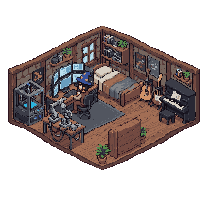
#> input picture assets/room-source.png, 208 x 198 px, found by its file name
$ python animate_room.py
#> lines starting #> are read from the running program, lines starting #| are printed output that depends on the picture; after the words box and inside, x2 and y2 are one past the last pixel; in counts of white or black regions, pixels touching at a corner belong together
"""Idle animation for Aarvin's pixel-art room. Seamless 24-frame loop."""
import math
from PIL import Image

SRC = 'assets/room-source.png'  # run from repo root: python tools/animate_room.py
OUT_GIF = 'assets/aarvin-room.gif'
N = 24          # frames
DUR = 110       # ms per frame (~9fps)
SCALE = 3       # output upscale (nearest)

base = Image.open(SRC).convert('RGBA')
#> base is the input picture: PIL image 208x198 RGBA; mean R, G, B, A 45.1, 36, 35, 119.1
W, H = base.size
#> W = 208; H = 198
bpx = base.load()

SCREEN_BLUES = {(105,157,189),(186,223,238),(154,195,214)}
WINDOW_BLUES = {(186,223,238),(154,195,214)}
GREEN = (85,139,74)
CYAN = (43,178,220)
SILVER = {(162,167,173),(131,132,135)}
HAT = (56,81,153)

def clamp(v): return max(0, min(255, int(v)))

def mask_pixels(x0,y0,x1,y1, pred):
#> called with x0 = 50, y0 = 64, x1 = 86, y1 = 94
    pts = []
    for y in range(y0,y1):
        for x in range(x0,x1):
            r,g,b,a = bpx[x,y]
            if a>0 and pred(r,g,b):
                pts.append((x,y,(r,g,b,a)))
#> after the loop, pts = 334 items
    return pts

def bg_fill_color(x, y, mask_set):
    """Nearest non-masked opaque neighbor, searching down then up then sides."""
    for dx,dy in [(0,1),(0,2),(0,-1),(0,-2),(1,0),(-1,0),(0,3),(1,1),(-1,1)]:
        nx,ny = x+dx, y+dy
        if 0<=nx<W and 0<=ny<H and (nx,ny) not in mask_set:
            r,g,b,a = bpx[nx,ny]
            if a>0: return (r,g,b,a)
    return bpx[x,y]

# --- Region masks ---
screens = mask_pixels(50,64,86,94, lambda r,g,b:(r,g,b) in SCREEN_BLUES)
#> screens = 334 items
window  = mask_pixels(80,44,96,60, lambda r,g,b:(r,g,b) in WINDOW_BLUES)
#> window = 72 items
printer = mask_pixels(20,95,42,115, lambda r,g,b:(r,g,b)==CYAN)
#> printer = 32 items
arm     = mask_pixels(52,97,73,118, lambda r,g,b:(r,g,b) in SILVER)
#> arm = 98 items
hat     = mask_pixels(72,72,91,89, lambda r,g,b:(r,g,b)==HAT)
#> hat = 79 items

plants = []
for (x0,y0,x1,y1,phase) in [(61,46,72,57,0.0),(117,39,127,50,0.35),(175,69,188,81,0.6),(95,144,111,161,0.15),(139,126,149,140,0.8)]:
    pts = mask_pixels(x0,y0,x1,y1, lambda r,g,b:(r,g,b)==GREEN)
    if pts:
        ys = [p[1] for p in pts]
        cutoff = min(ys) + int((max(ys)-min(ys))*0.65)  # top 65% sways
        sway = [p for p in pts if p[1] <= cutoff]
        plants.append((sway, phase))

# Precompute background fills for pixels that MOVE (plants, arm, hat)
def make_bg(pts):
    s = {(x,y) for x,y,_ in pts}
    return {(x,y): bg_fill_color(x,y,s) for x,y,_ in pts}
#> the loop in bg_fill_color, `for dx,dy in [(0,1),(0,2),(0,-1),(0,-2),(1,0),(-1,0),(0,3),(1,1),(-1,1..` made 1 pass
#> (r, g, b, a) on pass 1: (59, 60, 71, 255)
#> the loop in bg_fill_color, `for dx,dy in [(0,1),(0,2),(0,-1),(0,-2),(1,0),(-1,0),(0,3),(1,1),(-1,1..` made 2 passes
#> (dx, dy, nx, ny, r, g, b, a) on pass 2: (0, 2, 67, 50, 59, 60, 71, 255)
#> (dx, dy, nx, ny) on pass 1: (0, 1, 67, 49)
#> the loop in bg_fill_color, `for dx,dy in [(0,1),(0,2),(0,-1),(0,-2),(1,0),(-1,0),(0,3),(1,1),(-1,1..` made 2 passes
#> (dx, dy, nx, ny, r, g, b, a) on pass 2: (0, 2, 69, 50, 59, 60, 71, 255)
#> (dx, dy, nx, ny) on pass 1: (0, 1, 69, 49)
#> the loop in bg_fill_color, `for dx,dy in [(0,1),(0,2),(0,-1),(0,-2),(1,0),(-1,0),(0,3),(1,1),(-1,1..` made 1 pass
#> (dx, dy, nx, ny, r, g, b, a) on pass 1: (0, 1, 63, 50, 25, 22, 33, 255)
#> the loop in bg_fill_color, `for dx,dy in [(0,1),(0,2),(0,-1),(0,-2),(1,0),(-1,0),(0,3),(1,1),(-1,1..` made 2 passes
#> (dx, dy, nx, ny, r, g, b, a) on pass 2: (0, 2, 64, 51, 59, 60, 71, 255)
#> (dx, dy, nx, ny) on pass 1: (0, 1, 64, 50)
#> the loop in bg_fill_color, `for dx,dy in [(0,1),(0,2),(0,-1),(0,-2),(1,0),(-1,0),(0,3),(1,1),(-1,1..` made 1 pass
#> (dx, dy, nx, ny, r, g, b, a) on pass 1: (0, 1, 67, 50, 59, 60, 71, 255)
#> the loop in bg_fill_color, `for dx,dy in [(0,1),(0,2),(0,-1),(0,-2),(1,0),(-1,0),(0,3),(1,1),(-1,1..` made 1 pass
#> (dx, dy, nx, ny, r, g, b, a) on pass 1: (0, 1, 68, 50, 82, 86, 96, 255)
#> the loop in bg_fill_color, `for dx,dy in [(0,1),(0,2),(0,-1),(0,-2),(1,0),(-1,0),(0,3),(1,1),(-1,1..` made 1 pass
#> (dx, dy, nx, ny, r, g, b, a) on pass 1: (0, 1, 69, 50, 59, 60, 71, 255)
#> the loop in bg_fill_color, `for dx,dy in [(0,1),(0,2),(0,-1),(0,-2),(1,0),(-1,0),(0,3),(1,1),(-1,1..` made 1 pass
#> (dx, dy, nx, ny, r, g, b, a) on pass 1: (0, 1, 64, 51, 59, 60, 71, 255)
#> the loop in bg_fill_color, `for dx,dy in [(0,1),(0,2),(0,-1),(0,-2),(1,0),(-1,0),(0,3),(1,1),(-1,1..` made 1 pass
#> (dx, dy, nx, ny, r, g, b, a) on pass 1: (0, 1, 65, 51, 59, 60, 71, 255)
#> the loop in bg_fill_color, `for dx,dy in [(0,1),(0,2),(0,-1),(0,-2),(1,0),(-1,0),(0,3),(1,1),(-1,1..` made 1 pass
#> (dx, dy, nx, ny, r, g, b, a) on pass 1: (0, 1, 67, 52, 59, 60, 71, 255)
#> the loop in bg_fill_color, `for dx,dy in [(0,1),(0,2),(0,-1),(0,-2),(1,0),(-1,0),(0,3),(1,1),(-1,1..` made 1 pass
#> (dx, dy, nx, ny, r, g, b, a) on pass 1: (0, 1, 68, 52, 82, 86, 96, 255)
#> the loop in bg_fill_color, `for dx,dy in [(0,1),(0,2),(0,-1),(0,-2),(1,0),(-1,0),(0,3),(1,1),(-1,1..` made 1 pass
#> (dx, dy, nx, ny, r, g, b, a) on pass 1: (0, 1, 69, 52, 85, 139, 74, 255)
#> the loop in bg_fill_color, `for dx,dy in [(0,1),(0,2),(0,-1),(0,-2),(1,0),(-1,0),(0,3),(1,1),(-1,1..` made 1 pass
#> (dx, dy, nx, ny, r, g, b, a) on pass 1: (0, 1, 70, 52, 85, 139, 74, 255)
#> the loop in bg_fill_color, `for dx,dy in [(0,1),(0,2),(0,-1),(0,-2),(1,0),(-1,0),(0,3),(1,1),(-1,1..` made 1 pass
#> (dx, dy, nx, ny, r, g, b, a) on pass 1: (0, 1, 71, 52, 117, 101, 93, 255)

plant_bgs = [make_bg(p[0]) for p in plants]
#> the loop in bg_fill_color (call 2), `for dx,dy in [(0,1),(0,2),(0,-1),(0,-2),(1,0),(-1,0),(0,3),(1,1),(-1,1..` made 3 passes
#> (r, g, b, a) on pass 3: (16, 9, 18, 255)
#> the loop in bg_fill_color (call 2), `for dx,dy in [(0,1),(0,2),(0,-1),(0,-2),(1,0),(-1,0),(0,3),(1,1),(-1,1..` made 3 passes
#> (dy, ny, r, g, b, a) on pass 3: (-1, 39, 16, 9, 18, 255)
#> (dy, ny) on passes 1 to 2: (1, 41), (2, 42)
#> the loop in bg_fill_color (call 2), `for dx,dy in [(0,1),(0,2),(0,-1),(0,-2),(1,0),(-1,0),(0,3),(1,1),(-1,1..` made 4 passes
#> (dy, ny, r, g, b, a) on pass 4: (-2, 39, 16, 9, 18, 255)
#> (dy, ny) on passes 1 to 3: (1, 42), (2, 43), (-1, 40)
#> the loop in bg_fill_color (call 2), `for dx,dy in [(0,1),(0,2),(0,-1),(0,-2),(1,0),(-1,0),(0,3),(1,1),(-1,1..` made 1 pass
#> (dx, dy, nx, ny, r, g, b, a) on pass 1: (0, 1, 122, 42, 59, 60, 71, 255)
#> the loop in bg_fill_color (call 2), `for dx,dy in [(0,1),(0,2),(0,-1),(0,-2),(1,0),(-1,0),(0,3),(1,1),(-1,1..` made 3 passes
#> (dy, ny, r, g, b, a) on pass 3: (-1, 40, 16, 9, 18, 255)
#> the loop in bg_fill_color (call 2), `for dx,dy in [(0,1),(0,2),(0,-1),(0,-2),(1,0),(-1,0),(0,3),(1,1),(-1,1..` made 1 pass
#> (dx, dy, nx, ny, r, g, b, a) on pass 1: (0, 1, 125, 42, 16, 9, 18, 255)
#> the loop in bg_fill_color (call 2), `for dx,dy in [(0,1),(0,2),(0,-1),(0,-2),(1,0),(-1,0),(0,3),(1,1),(-1,1..` made 1 pass
#> (dx, dy, nx, ny, r, g, b, a) on pass 1: (0, 1, 118, 43, 16, 9, 18, 255)
#> the loop in bg_fill_color (call 2), `for dx,dy in [(0,1),(0,2),(0,-1),(0,-2),(1,0),(-1,0),(0,3),(1,1),(-1,1..` made 1 pass
#> (dx, dy, nx, ny, r, g, b, a) on pass 1: (0, 1, 119, 43, 40, 40, 52, 255)
#> the loop in bg_fill_color (call 2), `for dx,dy in [(0,1),(0,2),(0,-1),(0,-2),(1,0),(-1,0),(0,3),(1,1),(-1,1..` made 7 passes
#> (dx, dy, nx, ny, r, g, b, a) on pass 7: (0, 3, 120, 45, 25, 22, 33, 255)
#> (dx, dy, nx, ny) on passes 1 to 6: (0, 1, 120, 43), (0, 2, 120, 44), (0, -1, 120, 41), (0, -2, 120, 40), (1, 0, 121, 42), (-1, 0, 119, 42)
#> the loop in bg_fill_color (call 2), `for dx,dy in [(0,1),(0,2),(0,-1),(0,-2),(1,0),(-1,0),(0,3),(1,1),(-1,1..` made 2 passes
#> (dx, dy, nx, ny, r, g, b, a) on pass 2: (0, 2, 121, 44, 59, 60, 71, 255)
#> (dx, dy, nx, ny) on pass 1: (0, 1, 121, 43)
#> the loop in bg_fill_color (call 2), `for dx,dy in [(0,1),(0,2),(0,-1),(0,-2),(1,0),(-1,0),(0,3),(1,1),(-1,1..` made 2 passes
#> (dx, dy, nx, ny, r, g, b, a) on pass 2: (0, 2, 123, 44, 59, 60, 71, 255)
#> (dx, dy, nx, ny) on pass 1: (0, 1, 123, 43)
#> the loop in bg_fill_color (call 2), `for dx,dy in [(0,1),(0,2),(0,-1),(0,-2),(1,0),(-1,0),(0,3),(1,1),(-1,1..` made 4 passes
#> (dy, ny, r, g, b, a) on pass 4: (-2, 40, 16, 9, 18, 255)
#> (dy, ny) on passes 1 to 3: (1, 43), (2, 44), (-1, 41)
#> the loop in bg_fill_color (call 2), `for dx,dy in [(0,1),(0,2),(0,-1),(0,-2),(1,0),(-1,0),(0,3),(1,1),(-1,1..` made 2 passes
#> (dx, dy, nx, ny, r, g, b, a) on pass 2: (0, 2, 120, 45, 25, 22, 33, 255)
#> (dx, dy, nx, ny) on pass 1: (0, 1, 120, 44)
#> the loop in bg_fill_color (call 2), `for dx,dy in [(0,1),(0,2),(0,-1),(0,-2),(1,0),(-1,0),(0,3),(1,1),(-1,1..` made 1 pass
#> (dx, dy, nx, ny, r, g, b, a) on pass 1: (0, 1, 121, 44, 59, 60, 71, 255)
#> the loop in bg_fill_color (call 2), `for dx,dy in [(0,1),(0,2),(0,-1),(0,-2),(1,0),(-1,0),(0,3),(1,1),(-1,1..` made 1 pass
#> (dx, dy, nx, ny, r, g, b, a) on pass 1: (0, 1, 123, 44, 59, 60, 71, 255)
#> the loop in bg_fill_color (call 2), `for dx,dy in [(0,1),(0,2),(0,-1),(0,-2),(1,0),(-1,0),(0,3),(1,1),(-1,1..` made 2 passes
#> (dx, dy, nx, ny, r, g, b, a) on pass 2: (0, 2, 124, 45, 85, 139, 74, 255)
#> (dx, dy, nx, ny) on pass 1: (0, 1, 124, 44)
#> the loop in bg_fill_color (call 2), `for dx,dy in [(0,1),(0,2),(0,-1),(0,-2),(1,0),(-1,0),(0,3),(1,1),(-1,1..` made 1 pass
#> (dx, dy, nx, ny, r, g, b, a) on pass 1: (0, 1, 125, 44, 16, 9, 18, 255)
#> the loop in bg_fill_color (call 2), `for dx,dy in [(0,1),(0,2),(0,-1),(0,-2),(1,0),(-1,0),(0,3),(1,1),(-1,1..` made 2 passes
#> (dx, dy, nx, ny, r, g, b, a) on pass 2: (0, 2, 126, 45, 16, 9, 18, 255)
#> (dx, dy, nx, ny) on pass 1: (0, 1, 126, 44)
#> the loop in bg_fill_color (call 2), `for dx,dy in [(0,1),(0,2),(0,-1),(0,-2),(1,0),(-1,0),(0,3),(1,1),(-1,1..` made 1 pass
#> (dx, dy, nx, ny, r, g, b, a) on pass 1: (0, 1, 119, 45, 85, 139, 74, 255)
#> the loop in bg_fill_color (call 2), `for dx,dy in [(0,1),(0,2),(0,-1),(0,-2),(1,0),(-1,0),(0,3),(1,1),(-1,1..` made 1 pass
#> (dx, dy, nx, ny, r, g, b, a) on pass 1: (0, 1, 120, 45, 25, 22, 33, 255)
#> the loop in bg_fill_color (call 2), `for dx,dy in [(0,1),(0,2),(0,-1),(0,-2),(1,0),(-1,0),(0,3),(1,1),(-1,1..` made 1 pass
#> (dx, dy, nx, ny, r, g, b, a) on pass 1: (0, 1, 124, 45, 85, 139, 74, 255)
#> the loop in bg_fill_color (call 2), `for dx,dy in [(0,1),(0,2),(0,-1),(0,-2),(1,0),(-1,0),(0,3),(1,1),(-1,1..` made 1 pass
#> (dx, dy, nx, ny, r, g, b, a) on pass 1: (0, 1, 126, 45, 16, 9, 18, 255)
#> plant_bgs = 5 items
arm_bg = make_bg(arm)
#> arm_bg = 98 items
hat_bg = make_bg(hat)
#> hat_bg = 79 items

frames = []
for f in range(N):
    t = f / N
    im = base.copy()
    px = im.load()

    # 1. Monitor flicker: gentle global sine + moving scanline + pixel shimmer
    glow = 1.0 + 0.06*math.sin(2*math.pi*(t*2))          # two pulses per loop
    ys_scr = [p[1] for p in screens]
    y_min, y_max = min(ys_scr), max(ys_scr)
    scan_y = y_min + int((y_max-y_min+1) * t) % (y_max-y_min+1)
    for x,y,(r,g,b,a) in screens:
        k = glow
        if y == scan_y or y == scan_y+1: k += 0.18       # scanline band
        if (x*7 + y*13 + f*5) % 29 == 0: k -= 0.22       # sparse dark pixel flicker (code changing)
        px[x,y] = (clamp(r*k), clamp(g*k), clamp(b*k), a)

    # 2. Window shimmer: one slow period
    wk = 1.0 + 0.09*math.sin(2*math.pi*t)
    for x,y,(r,g,b,a) in window:
        px[x,y] = (clamp(r*wk), clamp(g*wk), clamp(b*wk), a)

    # 3. Printer glow pulse: like layers being fused
    pk = 1.0 + 0.16*math.sin(2*math.pi*(t*3))            # three pulses
    for x,y,(r,g,b,a) in printer:
        px[x,y] = (clamp(r*pk), clamp(g*pk), clamp(b*pk), a)

    # 4. Plants sway: 1px horizontal, per-plant phase
    for (sway, phase), bg in zip(plants, plant_bgs):
        off = round(math.sin(2*math.pi*(t + phase)))
        if off != 0:
            for (x,y), c in bg.items(): px[x,y] = c
            for x,y,c in sway:
                nx = x + off
                if 0 <= nx < W: px[nx,y] = c

    # 5. Robot arm: slow 1px dip mid-loop (working motion)
    arm_off = 1 if 8 <= f <= 15 else 0
    if arm_off:
        for (x,y), c in arm_bg.items(): px[x,y] = c
        for x,y,c in arm:
            ny = y + arm_off
            if ny < H: px[x,ny] = c

    # 6. Wizard hat: breathing bob, 1px down second half of loop
    hat_off = 1 if 12 <= f <= 23 else 0
    if hat_off:
        for (x,y), c in hat_bg.items(): px[x,y] = c
        for x,y,c in hat:
            ny = y + hat_off
            if ny < H: px[x,ny] = c

    big = im.resize((W*SCALE, H*SCALE), Image.NEAREST)
    frames.append(big)
#> this loop made 24 passes
#> scan_y on passes 1 to 12: 64, 65, 66, 67, 69, 70, 71, 72, 74, 75, 76, 77
#> pass 1, `big = im.resize((W*SCALE, H*SCALE), Image.NEAREST)`:
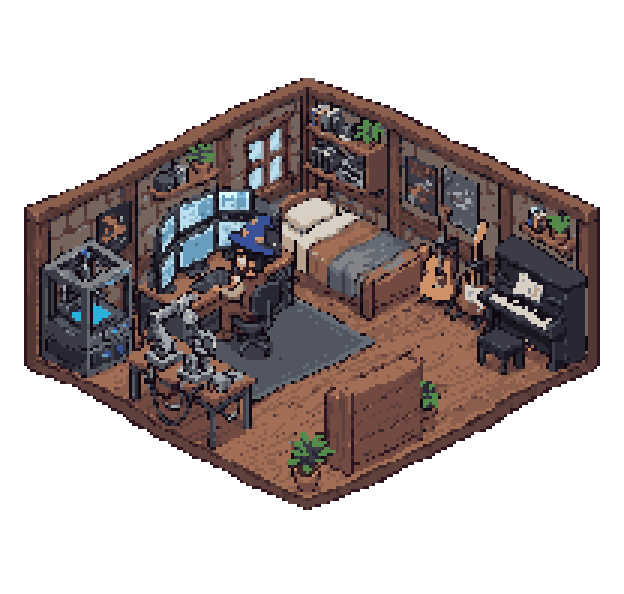
#> big: PIL image 624x594 RGBA; mean R, G, B, A 45.1, 36.1, 35, 119.1; transparent parts drawn white
#> after the loop, frames = 24 items

# --- Export GIF with transparency ---
out = []
for fr in frames:
    alpha = fr.getchannel('A')
    p = fr.convert('RGB').convert('P', palette=Image.ADAPTIVE, colors=255)
    mask = Image.eval(alpha, lambda a: 255 if a <= 128 else 0)
    p.paste(255, mask)
    out.append(p)
#> this loop made 24 passes
#> pass 1, `alpha = fr.getchannel('A')`:
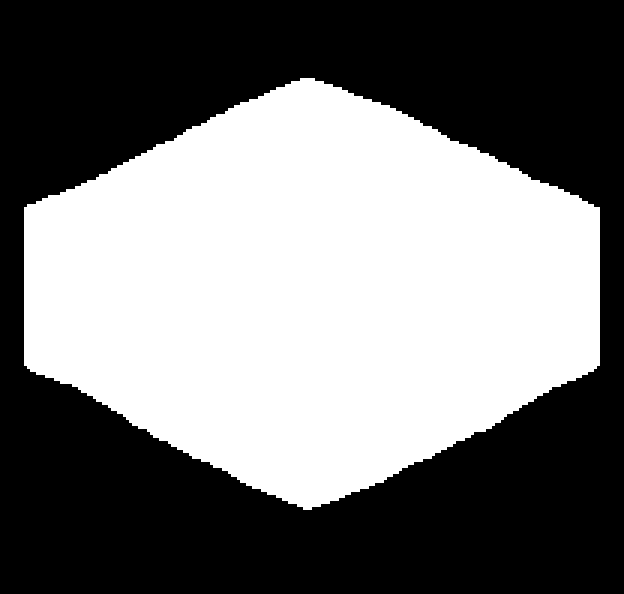
#> alpha: PIL image 624x594 L; 46.7% white; 1 white region, box (x1, y1, x2, y2) and area: (24, 78, 600, 510) 173115
#> pass 1, `p = fr.convert('RGB').convert('P', palette=Image.ADAPTIVE, colors=255)`:
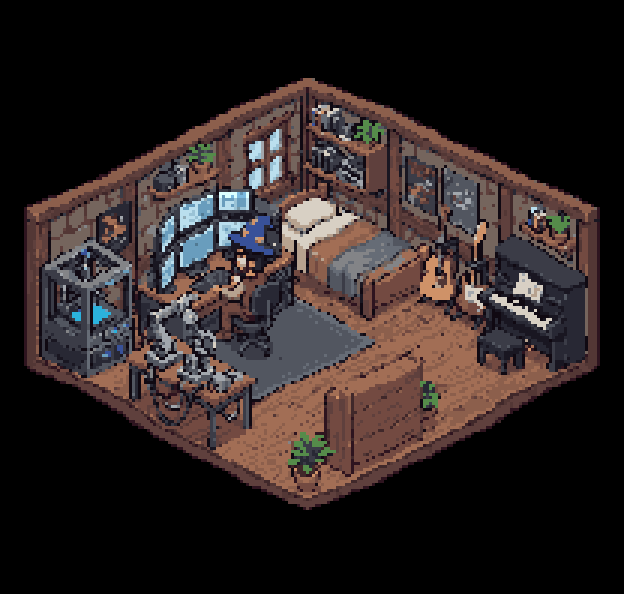
#> p: PIL image 624x594 P; mean R, G, B 45.1, 36.1, 35
#> after the loop, out = 24 items

out[0].save(OUT_GIF, save_all=True, append_images=out[1:], duration=DUR, loop=0,
            transparency=255, disposal=2, optimize=False)

import os
print('GIF saved:', OUT_GIF, f'{os.path.getsize(OUT_GIF)/1024:.0f} KB, {N} frames @ {DUR}ms, {frames[0].size}')
#| GIF saved: assets/aarvin-room.gif 872 KB, 24 frames @ 110ms, (624, 594)

# Preview stills for visual check
